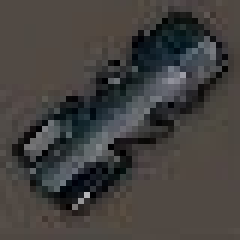
#> input picture demo/demo3/muzzle_1.png, 40 x 40 px (shown 6 times larger)
$ python test2.py
#> lines starting #> are read from the running program, lines starting #| are printed output that depends on the picture; after the words box and inside, x2 and y2 are one past the last pixel; in counts of white or black regions, pixels touching at a corner belong together; long printed decimals are rounded
#!/usr/bin/env python3
# -*- coding: utf-8 -*-
# @Author : Pupper
# @Email  : pupper.cheng@gmail.com

import cv2
import numpy as np
from skimage.metrics import structural_similarity as ssim

def preprocess_image(image):
    # 高斯模糊去噪
    blurred_image = cv2.GaussianBlur(image, (5, 5), 0)
    return blurred_image

def adaptive_binarize_image(image, save_path, block_size=5, C=2):
    # 应用自适应二值化
    binary_image = cv2.adaptiveThreshold(image, 255, cv2.ADAPTIVE_THRESH_GAUSSIAN_C, cv2.THRESH_BINARY, block_size, C)
    # 保存二值化后的图片
    cv2.imwrite(save_path, binary_image)
    return binary_image

def pyramid_image(image, levels=3):
    # 构建图像金字塔
    pyramid = [image]
    for i in range(1, levels):
        image = cv2.pyrDown(image)
        pyramid.append(image)
    return pyramid

def compare_images(image_path1, image_path2, save_path1, save_path2, win_size=3):
    # 读取图片
#> called with image_path1 = 'muzzle_1.png', image_path2 = 'muzzle_2.png', save_path1 = 'binary_muzzle_1.png', save_path2 = 'binary_muzzle_2.png', win_size = 3
    image1 = cv2.imread(image_path1, cv2.IMREAD_GRAYSCALE)
#> image1: shape (40, 40); min 0, max 182, mean 64.9
    image2 = cv2.imread(image_path2, cv2.IMREAD_GRAYSCALE)
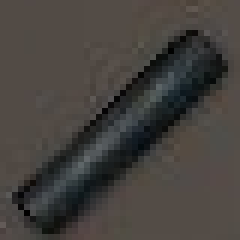
#> input picture demo/demo3/muzzle_2.png, 40 x 40 px (shown 6 times larger)
#> image2: shape (40, 40); min 0, max 102, mean 66.1

    # 预处理图像
    image1 = preprocess_image(image1)
#> in preprocess_image, `blurred_image = cv2.GaussianBlur(image, (5, 5), 0)`:
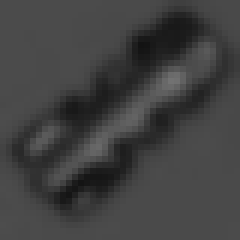
#> blurred_image: shape (40, 40) (shown 6 times larger); min 19, max 114, mean 64.9
    image2 = preprocess_image(image2)
#> in preprocess_image (call 2), `blurred_image = cv2.GaussianBlur(image, (5, 5), 0)`:
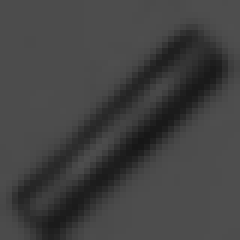
#> blurred_image: shape (40, 40) (shown 6 times larger); min 22, max 79, mean 66

    # 应用自适应二值化并保存
    image1 = adaptive_binarize_image(image1, save_path1)
#> in adaptive_binarize_image, `binary_image = cv2.adaptiveThreshold(image, 255, cv2.ADAPTIVE_THRESH_G..`:
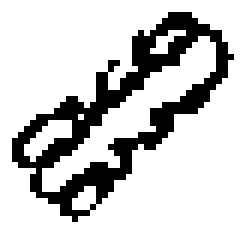
#> binary_image: shape (40, 40) (shown 6 times larger); 78.9% white; black in thin lines or dots, all inside (x1, y1, x2, y2) = (2, 2, 39, 37)
    image2 = adaptive_binarize_image(image2, save_path2)
#> call 2 of adaptive_binarize_image, with save_path = 'binary_muzzle_2.png', block_size = 5, C = 2
#> in adaptive_binarize_image (call 2), `binary_image = cv2.adaptiveThreshold(image, 255, cv2.ADAPTIVE_THRESH_G..`:
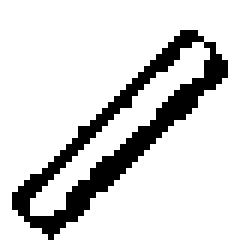
#> binary_image: shape (40, 40) (shown 6 times larger); 83.8% white; black in thin lines or dots, all inside (x1, y1, x2, y2) = (2, 5, 38, 40)

    # 构建图像金字
    pyramid1 = pyramid_image(image1)
#> the loop in pyramid_image, `for i in range(1, levels):` made 2 passes
#> pass 1, in pyramid_image, `image = cv2.pyrDown(image)`:
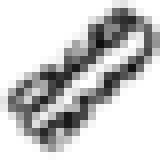
#> image: shape (20, 20) (shown 8 times larger); min 14, max 255, mean 201
#> after the loop in pyramid_image, `for i in range(1, levels):`: pyramid = 3 items
#> pyramid1 = 3 items
    pyramid2 = pyramid_image(image2)
#> the loop in pyramid_image (call 2), `for i in range(1, levels):` made 2 passes
#> pass 1, in pyramid_image (call 2), `image = cv2.pyrDown(image)`:
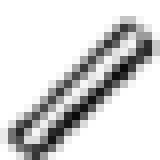
#> image: shape (20, 20) (shown 8 times larger); min 10, max 255, mean 213.6
#> pyramid2 = 3 items

    # 计算每一层的 SSIM
    ssim_scores = []
    for img1, img2 in zip(pyramid1, pyramid2):
        img1 = cv2.resize(img1, (img2.shape[1], img2.shape[0]))
        ssim_score, _ = ssim(img1, img2, full=True, win_size=win_size)
        ssim_scores.append(ssim_score)
#> this loop made 3 passes
#> ssim_score on passes 1 to 3: 0.536, 0.565, 0.527
#> after the loop, ssim_scores = [0.536, 0.565, 0.527]

    # 返回平均 SSIM
    return np.mean(ssim_scores)

# 示例用法
image_path1 = 'muzzle_1.png'
image_path2 = 'muzzle_2.png'
save_path1 = 'binary_muzzle_1.png'
save_path2 = 'binary_muzzle_2.png'
ssim_score = compare_images(image_path1, image_path2, save_path1, save_path2)
#> ssim_score = 0.543
print(f'图片结构相似度 (SSIM): {ssim_score}')
#| 图片结构相似度 (SSIM): 0.5426
